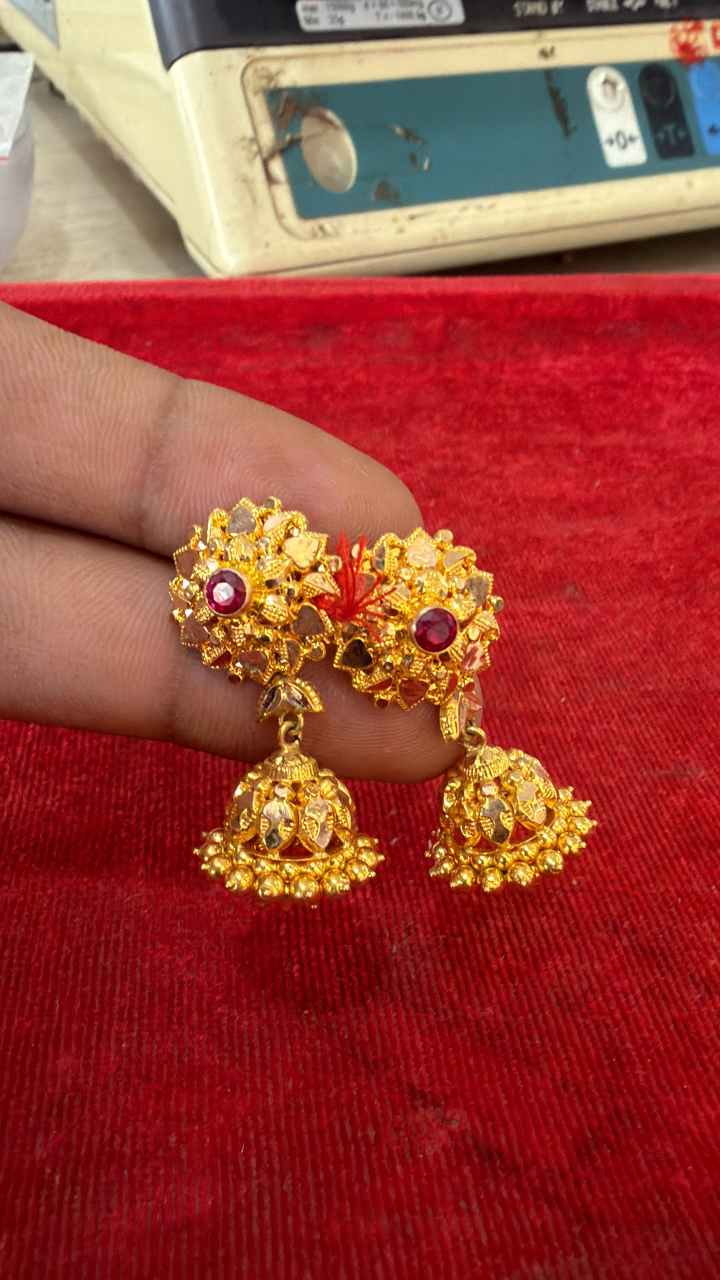
#> input picture assets/raw-jewellery/extracted/01_Earrings_Set_1_0423/IMG_0428.JPG.jpeg, 2160 x 3840 px, found by its file name (shown at 1/3 size)
$ python test_remediation_masks2.py
#> lines starting #> are read from the running program, lines starting #| are printed output that depends on the picture; after the words box and inside, x2 and y2 are one past the last pixel; in counts of white or black regions, pixels touching at a corner belong together
import os
import cv2
import numpy as np
from PIL import Image, ImageOps
import pillow_heif

pillow_heif.register_heif_opener()
#> (this line was passed over: pillow_heif is not available in this run)

raw_base = os.path.join('assets', 'raw-jewellery', 'extracted')
os.makedirs('scripts/remediation_test', exist_ok=True)

# 1. Product 001: IMG_0428 (Complete Jhumkas)
im1 = cv2.imread(os.path.join(raw_base, '01_Earrings_Set_1_0423', 'IMG_0428.JPG.jpeg'))
#> im1 is the input picture: shape (3840, 2160, 3); mean B, G, R 56.8, 67.1, 156
h1, w1 = im1.shape[:2]
# Earrings are in middle of the frame
# Gold + rubies
hsv1 = cv2.cvtColor(im1, cv2.COLOR_BGR2HSV)
#> hsv1: shape (3840, 2160, 3); mean H, S, V 99.2, 180.4, 158.1
gold1 = (hsv1[:,:,0] >= 12) & (hsv1[:,:,0] <= 38) & (hsv1[:,:,1] >= 45) & (hsv1[:,:,2] >= 60)
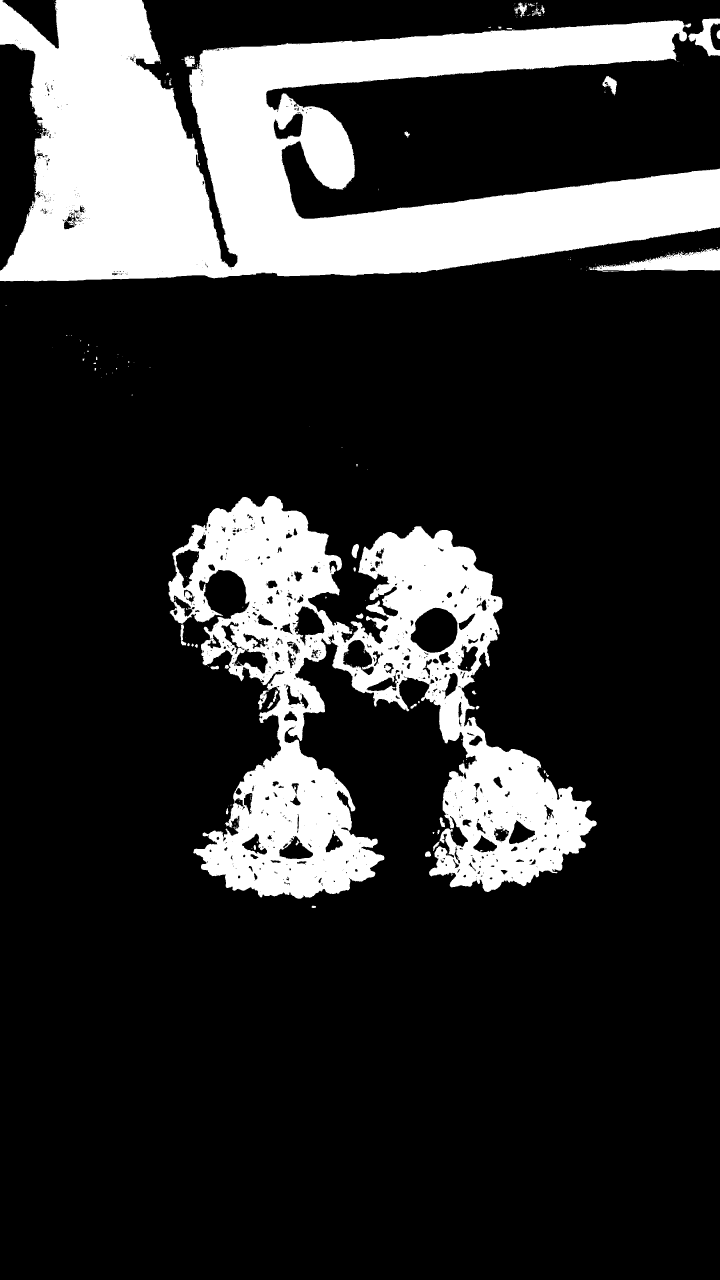
#> gold1: shape (3840, 2160) bool (shown at 1/3 size); 19.2% white; 363 white regions (309 under 20 px), largest, box (x1, y1, x2, y2) and area: (0, 0, 2160, 844) 963848, (505, 1488, 1790, 2696) 601408, (1766, 745, 2160, 815) 13615
ruby1 = ((hsv1[:,:,0] <= 10) | (hsv1[:,:,0] >= 170)) & (hsv1[:,:,1] >= 100) & (hsv1[:,:,2] >= 50)
#> ruby1: shape (3840, 2160) bool; 69.4% white; 1408 black regions (1141 under 20 px), largest, box (x1, y1, x2, y2) and area: (0, 0, 2160, 847) 1774487, (504, 1487, 1791, 2698) 644017, (56, 974, 418, 1307) 33852
# Skin exclusion: skin is at top fingers (y < 1600)
ycrcb1 = cv2.cvtColor(im1, cv2.COLOR_BGR2YCrCb)
#> ycrcb1: shape (3840, 2160, 3); mean of channels 0, 1, 2 92.5, 173.3, 107.9
skin1 = (cv2.inRange(ycrcb1, np.array([0, 133, 77]), np.array([255, 173, 127])) > 0) & \
        (cv2.inRange(hsv1, np.array([0, 25, 50]), np.array([25, 160, 255])) > 0)
#> skin1: shape (3840, 2160) bool; 21.8% white; 2047 white regions (1565 under 20 px), largest, box (x1, y1, x2, y2) and area: (0, 903, 1310, 2195) 842988, (0, 36, 2160, 849) 794528, (947, 2037, 1277, 2261) 28294

earring_pix = (gold1 | ruby1) & (~skin1)
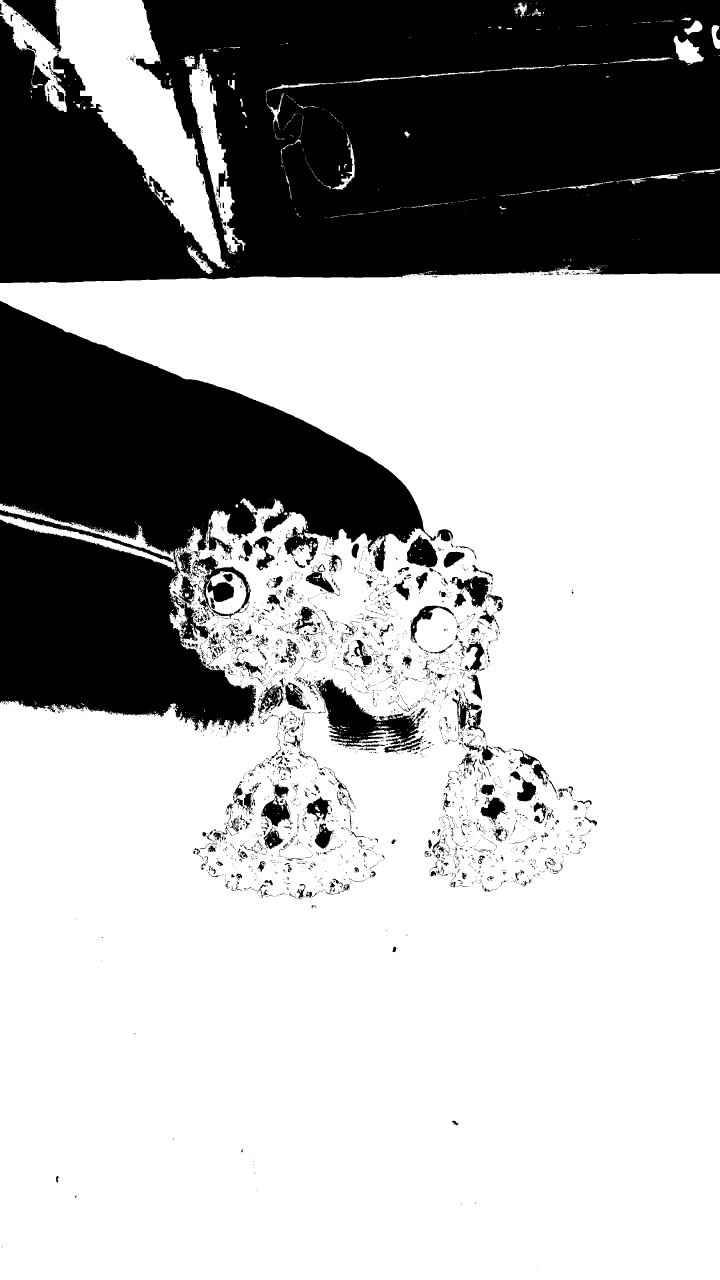
#> earring_pix: shape (3840, 2160) bool (shown at 1/3 size); 68.7% white; 4523 black regions (3863 under 20 px), largest, box (x1, y1, x2, y2) and area: (0, 0, 2160, 849) 1558224, (0, 903, 1310, 2195) 845460, (947, 2037, 1277, 2261) 28330
k1 = cv2.getStructuringElement(cv2.MORPH_ELLIPSE, (7, 7))
earring_clean = cv2.morphologyEx(earring_pix.astype(np.uint8)*255, cv2.MORPH_CLOSE, k1)
#> earring_clean: shape (3840, 2160); 69.8% white; 232 black regions, largest, box (x1, y1, x2, y2) and area: (0, 0, 2160, 849) 1550424, (0, 903, 1272, 1662) 526802, (0, 1559, 767, 2183) 296375

# Find contours in the earring region: x in [400, 1800], y in [1200, 2800]
roi_mask = np.zeros((h1, w1), dtype=np.uint8)
roi_mask[1200:2800, 400:1800] = 255
earring_clean = earring_clean & roi_mask
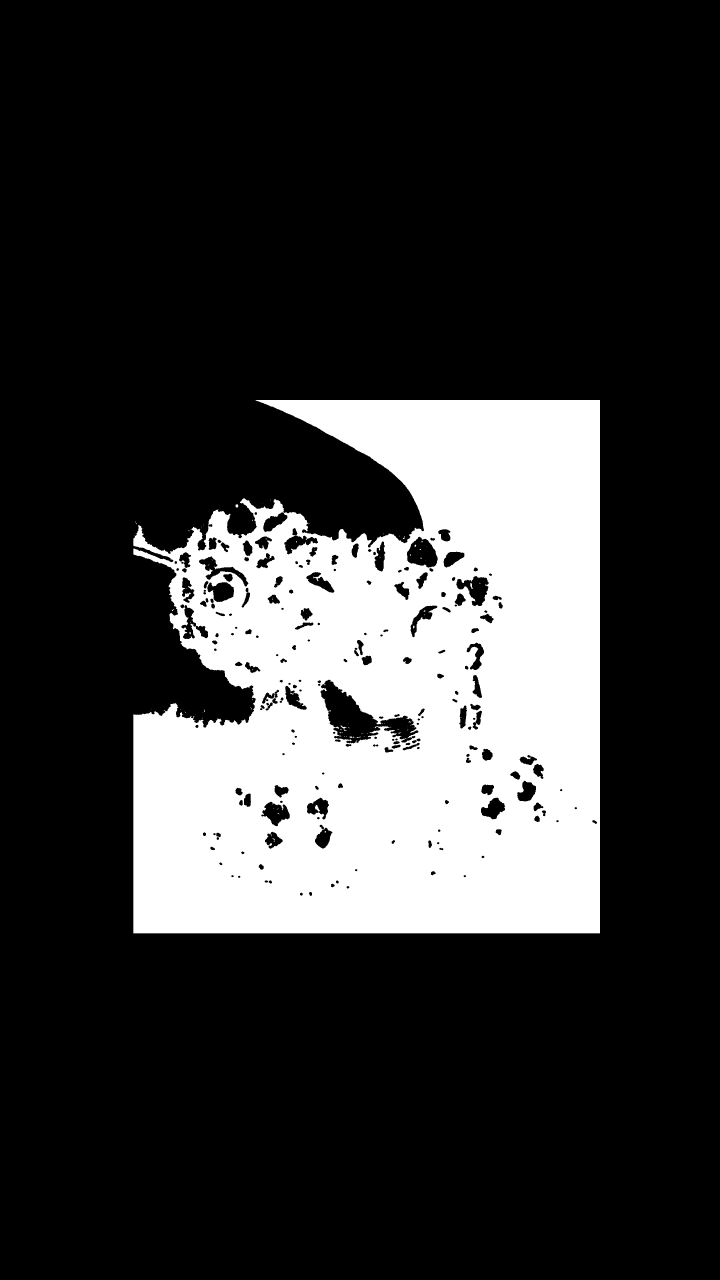
#> earring_clean: shape (3840, 2160) (shown at 1/3 size); 21.2% white; 106 white regions (95 under 20 px)

cnts1, _ = cv2.findContours(earring_clean, cv2.RETR_EXTERNAL, cv2.CHAIN_APPROX_SIMPLE)
#> cnts1 = 32 contours, 30 with area under 20; largest, box (x1, y1, x2, y2) and area: (400, 1200, 1800, 2800) 1865960, (706, 1513, 715, 1523) 52
large_cnts1 = [c for c in cnts1 if cv2.contourArea(c) > 5000]
#> large_cnts1 = 1 contour; box (x1, y1, x2, y2) and area: (400, 1200, 1800, 2800) 1865960

mask1 = np.zeros((h1, w1), dtype=np.uint8)
cv2.drawContours(mask1, large_cnts1, -1, 255, -1)
#> mask1: shape (3840, 2160); 22.5% white; 1 white region, box (x1, y1, x2, y2) and area: (400, 1200, 1800, 2800) 1870310
# Slight dilation to cover bead edges
mask1 = cv2.dilate(mask1, cv2.getStructuringElement(cv2.MORPH_ELLIPSE, (5, 5)))
#> mask1: shape (3840, 2160); 22.8% white; 1 white region, box (x1, y1, x2, y2) and area: (398, 1198, 1802, 2802) 1888677

prev1 = im1.copy()
cv2.drawContours(prev1, large_cnts1, -1, (0, 255, 0), 4)
cv2.imwrite('scripts/remediation_test/p001_mask_preview.jpg', cv2.resize(prev1, (800, int(800*h1/w1))))
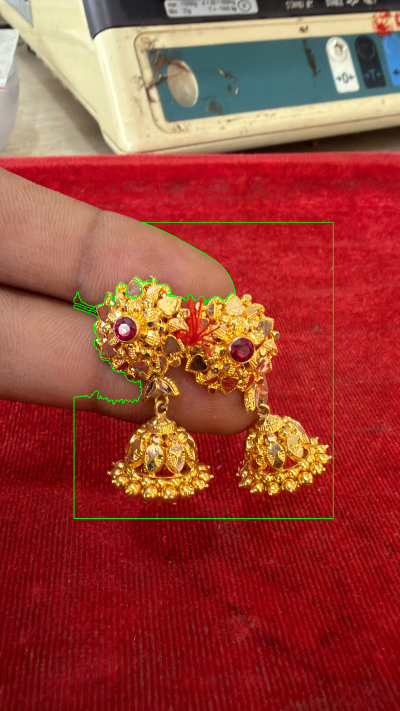
#> saved as p001_mask_preview.jpg: shape (1422, 800, 3) (shown at 1/2 size); mean B, G, R 56.4, 67.9, 155.1
cv2.imwrite('scripts/remediation_test/p001_mask.png', mask1)
print(f"Product 001 mask: {len(large_cnts1)} contours found")
#| Product 001 mask: 1 contours found

# 2. Product 007: Choker A (IMG_0037)
#> (the run stopped early here; a loop or call above may not have finished)

$ run again, with assets/raw-jewellery/extracted/01_Earrings_Set_1_0423/IMG_0423.JPG.jpeg copied over assets/raw-jewellery/extracted/01_Earrings_Set_1_0423/IMG_0428.JPG.jpeg
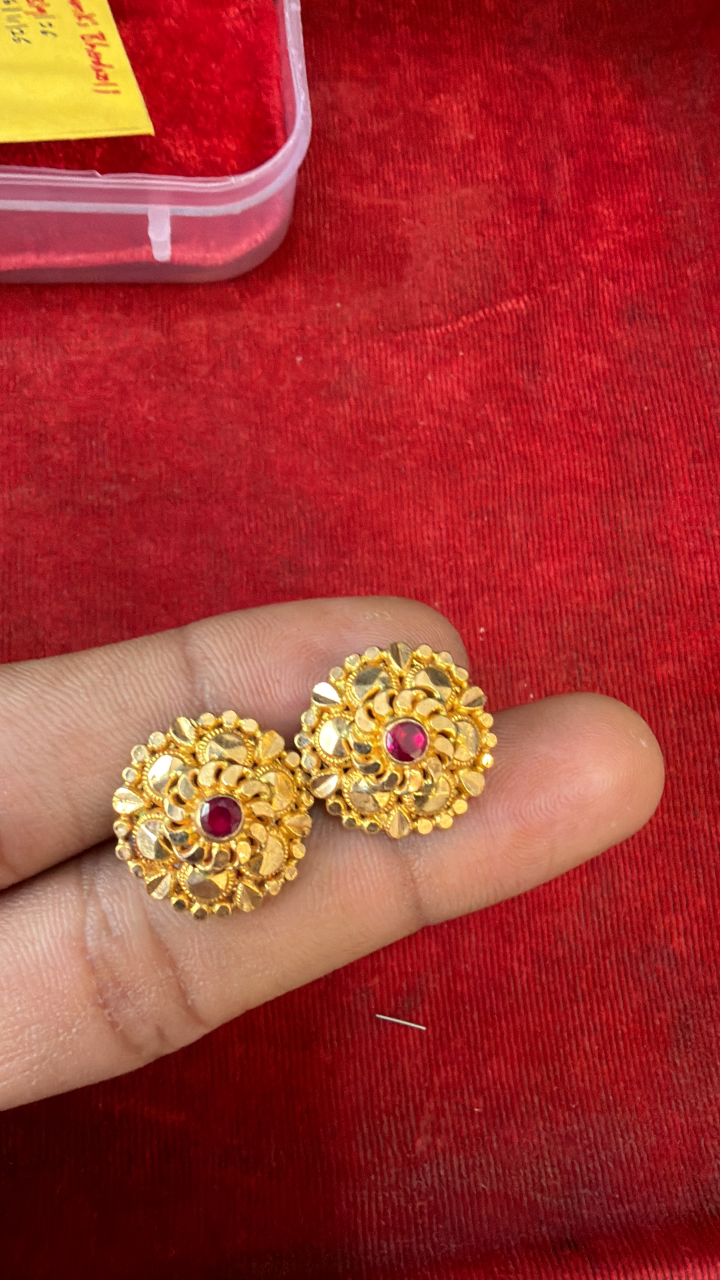
#> input picture assets/raw-jewellery/extracted/01_Earrings_Set_1_0423/IMG_0423.JPG.jpeg, 2160 x 3840 px, found by its file name (shown at 1/3 size)
#> im1 is the input picture: shape (3840, 2160, 3); mean B, G, R 49.7, 54.7, 163.7
#> hsv1: shape (3840, 2160, 3); mean H, S, V 118.5, 196.2, 163.7
#> `gold1 = (hsv1[:,:,0] >= 12) & (hsv1[:,:,0] <= 38) & (hsv1[:,:,1] >= 45..`:
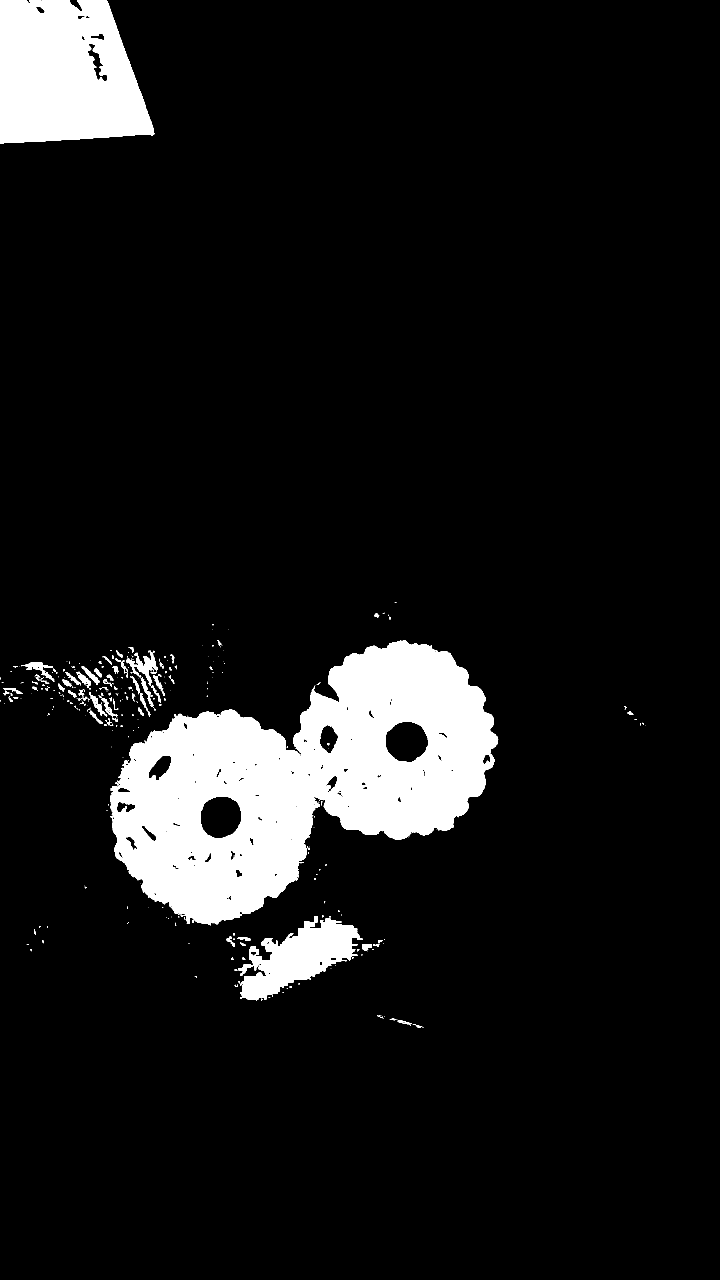
#> gold1: shape (3840, 2160) bool (shown at 1/3 size); 9% white; 427 white regions (310 under 20 px), largest, box (x1, y1, x2, y2) and area: (330, 1920, 1495, 2776) 522158, (0, 0, 463, 430) 161198, (716, 2748, 1088, 3002) 43975
#> ruby1: shape (3840, 2160) bool; 82.4% white; 1018 black regions (840 under 20 px), largest, box (x1, y1, x2, y2) and area: (0, 1798, 1495, 3277) 1152220, (0, 0, 463, 430) 162249, (0, 0, 935, 784) 89937
#> ycrcb1: shape (3840, 2160, 3); mean of channels 0, 1, 2 86.7, 182.9, 107.1
#> skin1: shape (3840, 2160) bool; 19.4% white; 881 white regions (658 under 20 px), largest, box (x1, y1, x2, y2) and area: (0, 1787, 1992, 3333) 1508211, (1223, 1994, 1356, 2144) 8433, (1037, 2316, 1200, 2443) 8272
#> earring_pix: shape (3840, 2160) bool; 79% white; 1560 black regions (1267 under 20 px), largest, box (x1, y1, x2, y2) and area: (0, 1787, 1992, 3333) 1519924, (0, 0, 935, 784) 89937, (951, 2151, 1114, 2272) 9483
#> cnts1 = 66 contours, 57 with area under 20; largest, box (x1, y1, x2, y2) and area: (400, 1200, 1800, 2758) 1456396, (1231, 2560, 1800, 2800) 61786, (529, 2512, 555, 2528) 228, (480, 2474, 506, 2505) 159, (825, 2664, 844, 2682) 70
#> large_cnts1 = 2 contours; box (x1, y1, x2, y2) and area: (400, 1200, 1800, 2758) 1456396, (1231, 2560, 1800, 2800) 61786
#> `cv2.imwrite('scripts/remediation_test/p001_mask_preview.jpg', cv2.resi..`:
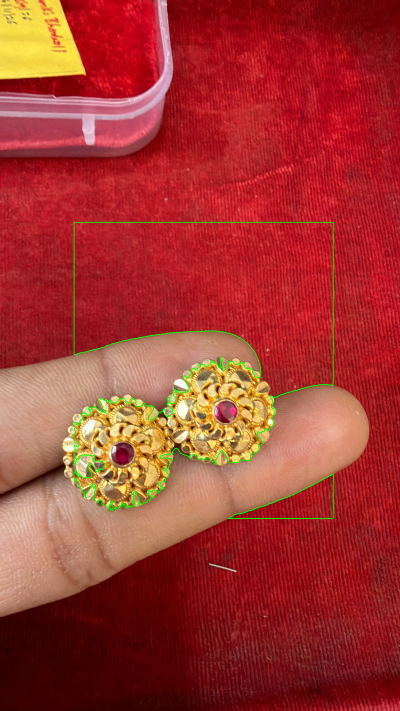
#> saved as p001_mask_preview.jpg: shape (1422, 800, 3) (shown at 1/2 size); mean B, G, R 49.2, 55.6, 162.4
#| Product 001 mask: 2 contours found
